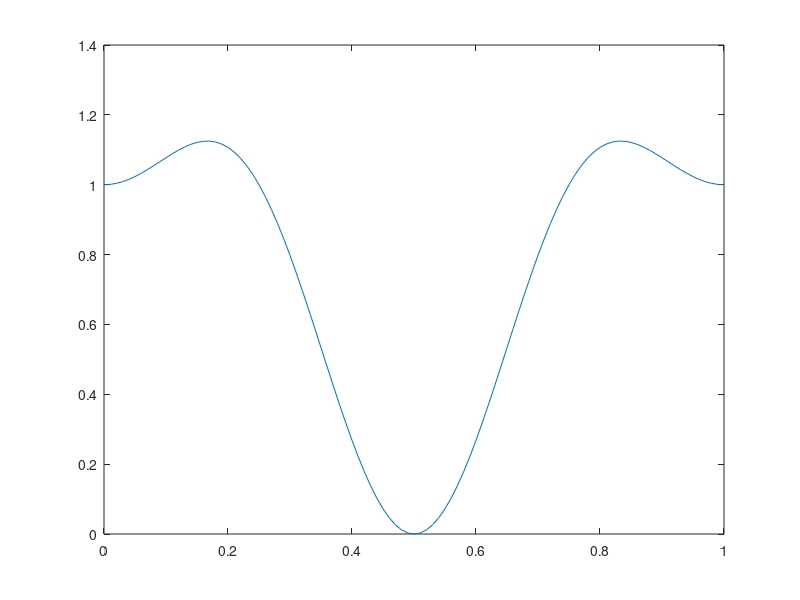

The MATLAB script that drew this image:
a0 = 0.75
a1 = 1/4
a2 = 1/4 - a0/2

d = 1
T = d

fy = 0:0.01:1

h = abs(exp(-i*4*pi*fy*T) .* (a0 + 2*a1*cos(2*pi*fy*T) + 2*a2*cos(4*pi*fy*T)))

plot( fy, h)